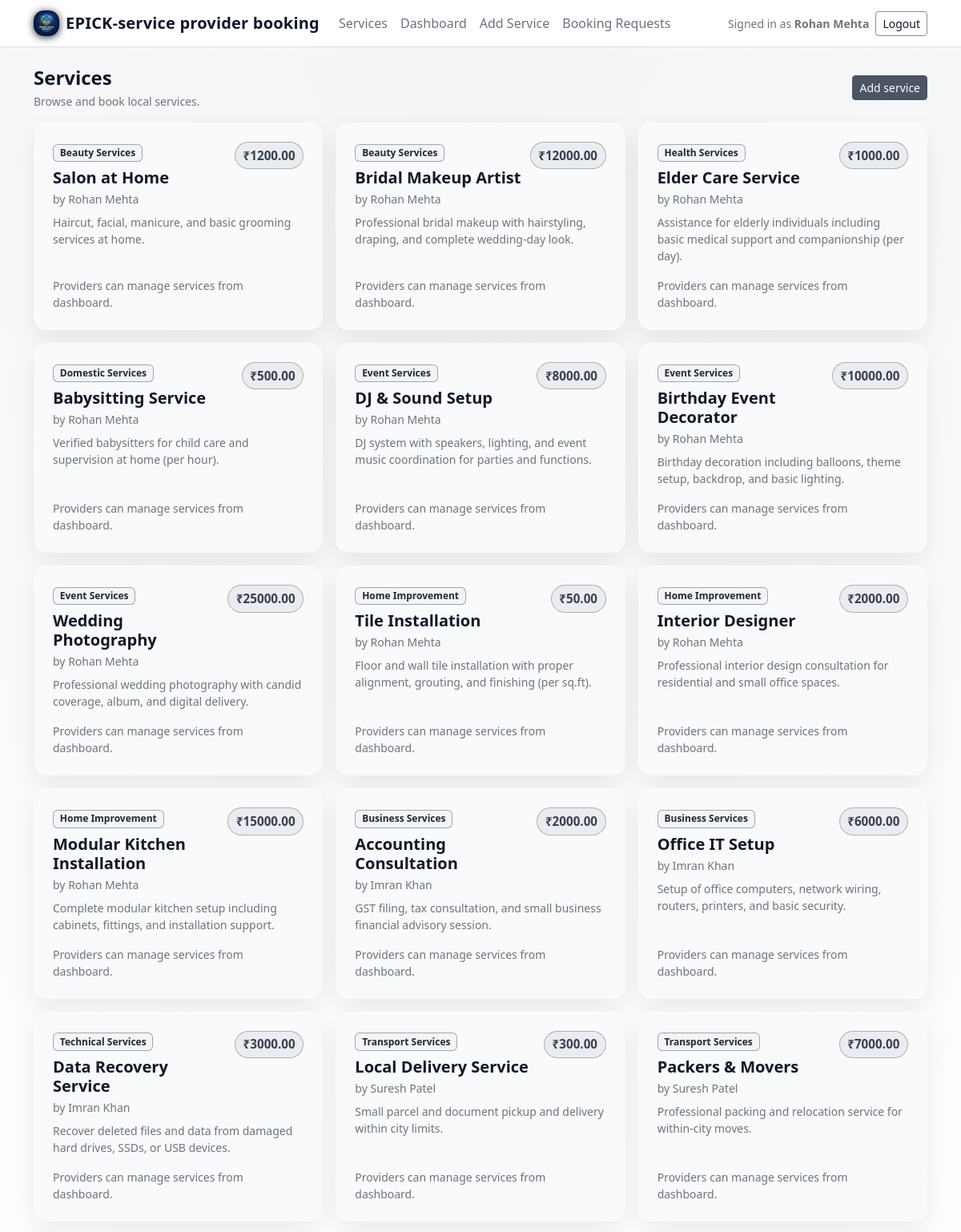
The page /services (signed in, upper part) on the database its author committed.
### tables this page shows
CREATE TABLE users (
    id INTEGER PRIMARY KEY AUTOINCREMENT,
    name TEXT NOT NULL,
    email TEXT NOT NULL UNIQUE,
    password TEXT NOT NULL,
    role TEXT NOT NULL CHECK(role IN ('user', 'provider', 'admin'))
);

CREATE TABLE services (
    id INTEGER PRIMARY KEY AUTOINCREMENT,
    provider_id INTEGER NOT NULL,
    service_type TEXT NOT NULL,
    category TEXT NOT NULL,
    price REAL NOT NULL CHECK(price >= 0),
    description TEXT NOT NULL,
    FOREIGN KEY (provider_id) REFERENCES users(id) ON DELETE CASCADE
);

### app.py (the view)
@app.route("/services")
def services():
    services_rows = db_query(
        """
        SELECT
            s.id,
            s.provider_id,
            s.service_type,
            s.category,
            s.price,
            s.description,
            u.name AS provider_name
        FROM services s
        JOIN users u ON u.id = s.provider_id
        ORDER BY s.id DESC
        """
    )
    return render_template("services.html", services=services_rows)

### app.py (called while the page is built)
def get_db() -> sqlite3.Connection:
    if "db" not in g:
        conn = sqlite3.connect(DB_PATH)
        conn.row_factory = sqlite3.Row  # Access columns like dict keys
        g.db = conn
    return g.db

def db_query(sql: str, params: tuple = (), one: bool = False):
    cur = get_db().execute(sql, params)
    rows = cur.fetchall()
    cur.close()
    return rows[0] if one and rows else rows

def current_user() -> Optional[Dict[str, Any]]:
    if "current_user" in g:
        return g.current_user
    user_id = session.get("user_id")
    if not user_id:
        g.current_user = None
        return None
    user = db_query(
        "SELECT id, name, email, role FROM users WHERE id = ?",
        (user_id,),
        one=True,
    )
    g.current_user = dict(user) if user else None
    return g.current_user

@app.context_processor
def inject_user():
    return {"current_user": current_user(), "datetime": datetime}

### templates/services.html (shortened to what this page needs)
{% extends "base.html" %}
{% block content %}
  <div class="d-flex flex-column flex-md-row align-items-start align-items-md-center justify-content-between gap-2 mb-3">
    <div>
      <h1 class="h4 fw-semibold mb-1">Services</h1>
      <div class="text-secondary small">Browse and book local services.</div>
    </div>
    <div class="d-flex flex-wrap gap-2">
      {% if current_user and current_user.role == 'provider' %}
        <a class="btn btn-dark btn-sm" href="{{ url_for('add_service') }}">Add service</a>
      {% endif %}
    </div>
  </div>
  {% if services|length == 0 %}
    <div class="empty-state bg-white border rounded-4 p-4 shadow-sm">
      <h2 class="h5 fw-semibold mb-1">No services yet</h2>
      <p class="text-secondary mb-0">Providers can add the first service from their dashboard.</p>
    </div>
  {% else %}
    <div class="row g-3">
      {% for s in services %}
        <div class="col-md-6 col-lg-4">
          <div class="card border-0 shadow-sm rounded-4 h-100 service-card">
            <div class="card-body p-4 d-flex flex-column">
              <div class="d-flex justify-content-between align-items-start gap-2">
                <div>
                  <div class="badge text-bg-light border mb-2">{{ s.category }}</div>
                  <h2 class="h5 fw-semibold mb-1">{{ s.service_type }}</h2>
                  <div class="small text-secondary mb-2">by {{ s.provider_name }}</div>
                </div>
                <div class="text-end">
                  <div class="price-tag">₹{{ "%.2f"|format(s.price) }}</div>
                </div>
              </div>
              <p class="text-secondary small flex-grow-1 mb-3">
                {{ s.description }}
              </p>
              {% if current_user and current_user.role == 'user' %}
                <button
                  class="btn btn-dark w-100"
                  type="button"
                  data-bs-toggle="modal"
                  data-bs-target="#bookModal{{ s.id }}"
                >
                  Book now
                </button>
              {% elif not current_user %}
                <a class="btn btn-outline-dark w-100" href="{{ url_for('login', next=url_for('services')) }}">
                  Login to book
                </a>
              {% else %}
                <div class="small text-secondary">
                  {% if current_user.role == 'provider' %}
                    Providers can manage services from dashboard.
                  {% elif current_user.role == 'admin' %}
                    Admin view only.
                  {% endif %}
                </div>
              {% endif %}
            </div>
          </div>
        </div>
      {% endfor %}
    </div>
  {% endif %}
{% endblock %}

### templates/base.html (shortened to what this page needs)
<!doctype html>
<html lang="en">
  <head>
    <link
      href="https://cdn.jsdelivr.net/npm/bootstrap@5.3.3/dist/css/bootstrap.min.css"
      rel="stylesheet"
    />
    <link rel="stylesheet" href="{{ url_for('static', filename='css/style.css') }}" />
  </head>
  <body class="bg-body-tertiary">
    <nav class="navbar navbar-expand-lg border-bottom sticky-top">
      <div class="container">
        <a class="navbar-brand fw-semibold d-flex align-items-center gap-2" href="{{ url_for('services') }}">
          <img
            src="{{ url_for('static', filename='images/epick-logo-main.png') }}"
            alt="EPICK logo"
            class="epick-logo-mark"
          />
          <span>EPICK-service provider booking</span>
        </a>
        <div class="collapse navbar-collapse" id="navMain">
          <ul class="navbar-nav me-auto mb-2 mb-lg-0">
            <li class="nav-item">
              <a class="nav-link" href="{{ url_for('services') }}">Services</a>
            </li>
            {% if current_user %}
              <li class="nav-item">
                <a class="nav-link" href="{{ url_for('dashboard') }}">Dashboard</a>
              </li>
              {% if current_user.role == 'provider' %}
                <li class="nav-item">
                  <a class="nav-link" href="{{ url_for('add_service') }}">Add Service</a>
                </li>
                <li class="nav-item">
                  <a class="nav-link" href="{{ url_for('provider_bookings') }}">Booking Requests</a>
                </li>
              {% endif %}
            {% endif %}
          </ul>
          <ul class="navbar-nav ms-auto">
            {% if current_user %}
              <li class="nav-item d-none d-lg-flex align-items-center me-2">
                <span class="small text-secondary">
                  Signed in as <span class="fw-semibold">{{ current_user.name }}</span>
                </span>
              </li>
              <li class="nav-item">
                <a class="btn btn-outline-dark btn-sm" href="{{ url_for('logout') }}">Logout</a>
              </li>
            {% endif %}
          </ul>
        </div>
      </div>
    </nav>
    <main class="py-4">
      <div class="container">
        {% block content %}{% endblock %}
      </div>
    </main>
  </body>
</html>

### static/css/style.css (style rules this page uses)
:root { --card-radius: 1rem; --bg-main: #ffffff; --bg-elevated: #f9fafb; --bg-soft: #f3f4f6; --border-subtle: rgba(107, 114, 128, 0.25); --text-main: #111827; --text-muted: #6b7280; --primary: #4b5563; --accent: #9ca3af; --primary-soft: rgba(75, 85, 99, 0.08); }
body { font-feature-settings: "ss01" 1, "ss02" 1; background: radial-gradient(circle at top, #f3f4f6 0, #ffffff 55%, #e5e7eb 100%); color: var(--text-main); }
body::before { content: ""; position: fixed; inset: 0; pointer-events: none; background-image: url("/static/images/epick-logo-main.png"); background-repeat: no-repeat; background-position: center center; background-size: min(55vw, 520px); opacity: 0.12; filter: drop-shadow(0 0 32px rgba(15, 23, 42, 0.35)); mix-blend-mode: lighten; z-index: -1; }
.bg-body-tertiary { background-color: transparent !important; }
.navbar { background: rgba(255, 255, 255, 0.92) !important; backdrop-filter: blur(20px); border-color: rgba(209, 213, 219, 0.8) !important; }
.navbar-brand { letter-spacing: 0.2px; color: #0f172a !important; }
.epick-logo-mark { height: 32px; width: 32px; object-fit: contain; border-radius: 0.8rem; box-shadow: 0 0.1rem 0.6rem rgba(15, 23, 42, 0.9); }
.navbar .nav-link { color: var(--text-muted) !important; }
main > .container { color: var(--text-main); }
.card, .empty-state, .modal-content { background: var(--bg-elevated); border-color: var(--border-subtle); color: var(--text-main); }
.rounded-4 { border-radius: var(--card-radius) !important; }
.shadow-sm { box-shadow: 0 0.8rem 2rem rgba(15, 23, 42, 0.08) !important; }
.price-tag { font-weight: 700; font-size: 0.95rem; padding: 0.3rem 0.6rem; border-radius: 999px; background: var(--primary-soft); color: #374151; border: 1px solid rgba(75, 85, 99, 0.4); white-space: nowrap; }
.btn-dark { background-color: var(--primary); border-color: var(--primary); }
.btn-outline-dark { border-color: rgba(107, 114, 128, 0.8); color: #111827; }
.badge.text-bg-light { background-color: #f3f4f6 !important; color: #1f2937 !important; border-color: rgba(107, 114, 128, 0.6) !important; }

### rows shown on the page
users: name "Rohan Mehta"
services: category "Beauty Services", service_type "Salon at Home", provider_name "Rohan Mehta", price "1200.00", description "Haircut, facial, manicure, and basic grooming services at home."
services: category "Beauty Services", service_type "Bridal Makeup Artist", provider_name "Rohan Mehta", price "12000.00", description "Professional bridal makeup with hairstyling, draping, and complete wedding-day look."
services: category "Health Services", service_type "Elder Care Service", provider_name "Rohan Mehta", price "1000.00", description "Assistance for elderly individuals including basic medical support and companionship (per day)."
services: category "Domestic Services", service_type "Babysitting Service", provider_name "Rohan Mehta", price "500.00", description "Verified babysitters for child care and supervision at home (per hour)."
services: category "Event Services", service_type "DJ & Sound Setup", provider_name "Rohan Mehta", price "8000.00", description "DJ system with speakers, lighting, and event music coordination for parties and functions."
services: category "Event Services", service_type "Birthday Event Decorator", provider_name "Rohan Mehta", price "10000.00", description "Birthday decoration including balloons, theme setup, backdrop, and basic lighting."
services: category "Event Services", service_type "Wedding Photography", provider_name "Rohan Mehta", price "25000.00", description "Professional wedding photography with candid coverage, album, and digital delivery."
services: category "Home Improvement", service_type "Tile Installation", provider_name "Rohan Mehta", price "50.00", description "Floor and wall tile installation with proper alignment, grouting, and finishing (per sq.ft)."
services: category "Home Improvement", service_type "Interior Designer", provider_name "Rohan Mehta", price "2000.00", description "Professional interior design consultation for residential and small office spaces."
services: category "Home Improvement", service_type "Modular Kitchen Installation", provider_name "Rohan Mehta", price "15000.00", description "Complete modular kitchen setup including cabinets, fittings, and installation support."
services: category "Business Services", service_type "Accounting Consultation", provider_name "Imran Khan", price "2000.00", description "GST filing, tax consultation, and small business financial advisory session."
services: category "Business Services", service_type "Office IT Setup", provider_name "Imran Khan", price "6000.00", description "Setup of office computers, network wiring, routers, printers, and basic security."
services: category "Technical Services", service_type "Data Recovery Service", provider_name "Imran Khan", price "3000.00", description "Recover deleted files and data from damaged hard drives, SSDs, or USB devices."
services: category "Transport Services", service_type "Local Delivery Service", provider_name "Suresh Patel", price "300.00", description "Small parcel and document pickup and delivery within city limits."
services: category "Transport Services", service_type "Packers & Movers", provider_name "Suresh Patel", price "7000.00", description "Professional packing and relocation service for within-city moves."
